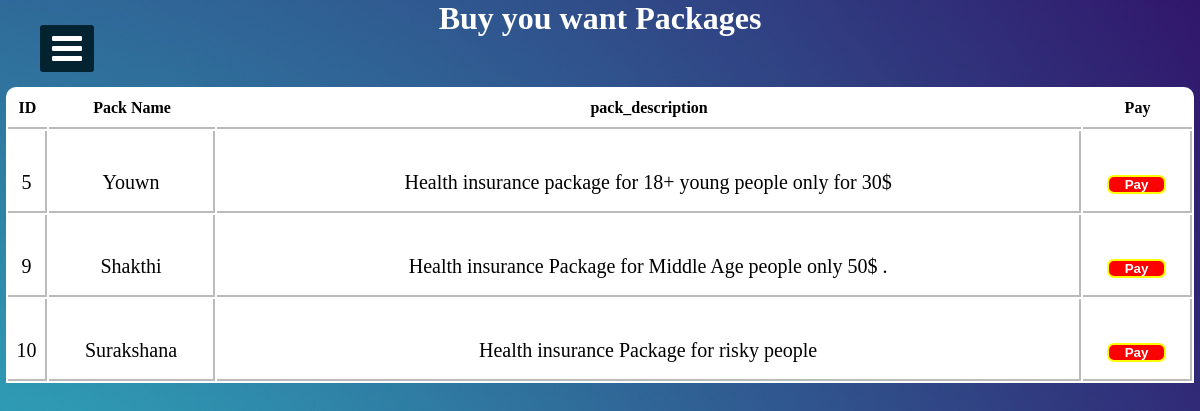
The app's page /packges_feedback.php (signed in) with its own data.
### tables this page shows
CREATE TABLE `packagee` (
  `id` int(11) NOT NULL,
  `Package_Name` varchar(255) NOT NULL,
  `pack_description` varchar(255) NOT NULL
);

### packges_feedback.php (the view, shortened to what this page needs)
<?php include("connection.php")?>
<!DOCTYPE html>
<html>
<head>
  <link rel="stylesheet" href="https://cdnjs.cloudflare.com/ajax/libs/font-awesome/4.7.0/css/font-awesome.min.css">
<link rel="stylesheet" href="cssfile/sidebar.css">
</head>
<body>
  <label for="check">
<i class="fa fa-bars" id="btn"></i>
  </label>
<div class="sidebar2">
    <h1 class="adminTopic">Buy you want Packages</h1>
<?php
    $sqlget="SELECT * FROM packagee";
    $sqldata=mysqli_query($conn,$sqlget) or die('error getting');
    echo "<table>";
    echo "<tr>
      <th>ID</th>
    <th>Pack Name</th>
    <th>pack_description</th>
    <th>Pay</th>
       </tr>";
       while ($row=mysqli_fetch_array($sqldata,MYSQLI_ASSOC))
       {
        echo "<tr><td>";
        echo $row['id'];
        echo "</td><td>";
        echo $row['Package_Name'];
        echo "</td><td>";
        echo $row['pack_description'];
        echo "</td>";
        ?>
        <td>
        <button style="border:2px solid yellow; border-radius:7px; background-color:red;color:white;">
          <a href="pay.php">
          Pay
          </a>
        </button>
        </td></tr>
<?php
       }
       echo "</table>";
?>
</div>
</body>
</html>

### cssfile/sidebar.css (style rules this page uses)
* { margin: 0; padding: 0; list-style: none; text-decoration: none; }
label #btn, label #cancle { position: absolute; cursor: pointer; background: #042331; color: #fff; border-radius: 3px; }
label #btn { left: 40px; top: 25px; font-size: 35px; color: #fff; padding: 6px 12px; transition: all 0.5s; }

### packges_feedback.php (style rules this page uses)
body { background-image: url("image/20.jpg"); background-position: center; background-size: cover; height: 700px; background-repeat: no-repeat; background-attachment: fixed; }
.adminTopic { text-align: center; color: #fff; }
table { width:99%; border-collapse: separate !important; margin:auto; text-align:center; margin-top:50px; background-color: rgb(255, 255, 255); border-radius: 10px 10px 0px 0px; }
table th { border-bottom:2px solid rgb(187, 187, 187); padding:10px 0px 10px 0px; font-family: "balsamiq_sansitalic" !important; }
table tr td { border-right: 2px solid rgb(187, 187, 187); height: 58px; padding: 22px 0px 0px 0px; font-family: "monospace;" !important; border-bottom: 2px solid rgb(187, 187, 187); font-size: 20px; }
table tr td a { color: white; border-radius: 5px; padding: 6px; text-decoration: none; margin: 10px; font-weight: 700; }
button { padding: 5px 5px 5px 5x; }

### records on screen
packagee: id "5", Package_Name "Youwn", pack_description "Health insurance package for 18+ young people only for 30$"
packagee: id "9", Package_Name "Shakthi", pack_description "Health insurance Package for Middle Age people only 50$ ."
packagee: id "10", Package_Name "Surakshana", pack_description "Health insurance Package for risky people"
